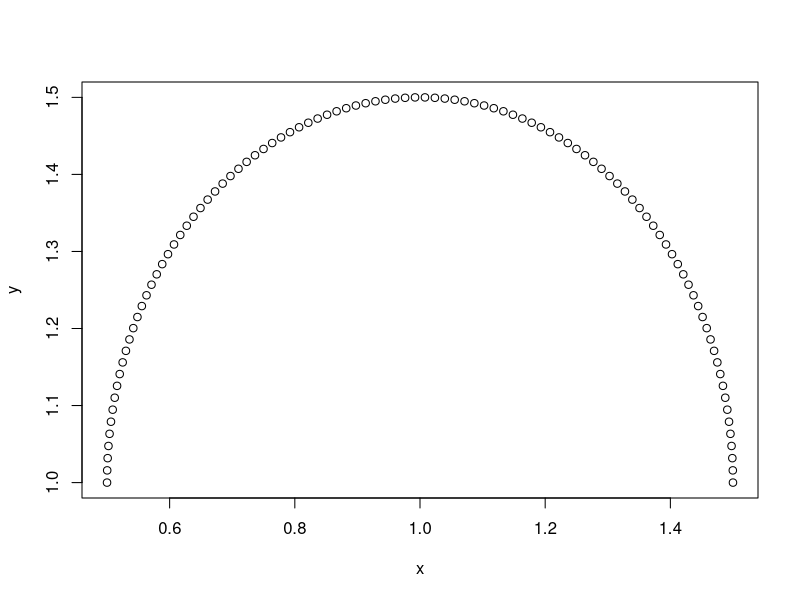

This figure's R source:
# === Bibliothèques nécessaires ===
library(data.table)
library(readxl)
library(dplyr)
library(stringr)

# === Section 1 : Définition du type de clavier ===

#' Définir le type de clavier (MD et MG)
#'
#' @param rangsMD Type de clavier pour la main droite. Options disponibles : "2 rangs", "2 rangs +2", "2 rangs et demi", "3 rangs".
#' @param basses Type de clavier pour la main gauche. Options disponibles : "8 basses", "12 basses", "18 basses".
#' @return Une liste contenant deux tables `main_droite` et `main_gauche`, qui décrivent les boutons du clavier.
#' @examples
#' typeClavier(rangsMD = "3 rangs", basses = "18 basses")
typeClavier <- function(rangsMD = c("2 rangs", "2 rangs +2", "2 rangs et demi", "3 rangs"), 
                        basses = c("8 basses", "12 basses", "18 basses")) {
  # Données des boutons pour différents claviers main droite (MD)
  # - 3 rangs MD
  MD3rangs <- data.table(
    name = c(paste0(1:12), paste0(1:11, "'"), paste0(1:10, "''")),
    numero = c(1:12, 1:11, 1:10), 
    rang = c(rep(1, 12), rep(2, 11), rep(3, 10))
  )
  
  # - 2 rangs MD
  MD2rangs <- data.table(
    name = c(paste0(1:11), paste0(1:10, "'")),
    numero = c(1:11, 1:10), 
    rang = c(rep(2, 11), rep(3, 10))
  )
  
  # Données des boutons pour différents claviers main gauche (MG)
  # - 18 basses MG
  MG18 <- data.table(
    name = c(rep(NA, 18)),
    numero = c(rep(1:6, 3)), 
    rang = c(rep(1, 6), rep(2, 6), rep(3, 6))
  )
  
  # - 12 basses MG
  MG12 <- data.table(
    name = c(rep(NA, 12)),
    numero = c(rep(1:6, 2)), 
    rang = c(rep(1, 6), rep(2, 6))
  )
  
  # - 8 basses MG
  MG8 <- data.table(
    name = c(rep(NA, 8)),
    numero = c(rep(1:4, 2)), 
    rang = c(rep(1, 4), rep(2, 4))
  )
  
  # Sélection des données en fonction des paramètres fournis
  if (rangsMD == "3 rangs") {MD <- MD3rangs}
  if (rangsMD == "2 rangs") {MD <- MD2rangs}
  if (basses == "18 basses") {MG <- MG18}
  if (basses == "12 basses") {MG <- MG12}
  if (basses == "8 basses") {MG <- MG8}
  
  # Retourne la configuration main droite et main gauche
  return(list(main_droite = MD, main_gauche = MG))
}

# Exemple d'utilisation
clavier <- typeClavier(rangsMD = "3 rangs", basses = "18 basses")

# === Section 2 : Chargement des données des claviers ===
claviersMD <- read_excel("clavier_notes.xlsx", sheet = "claviersMD")
claviersMG <- read_excel("clavier_notes.xlsx", sheet = "claviersMG")

# === Section 3 : Définition du plan des notes ===

#' Générer le plan des notes sur le clavier
#'
#' @param MD Type de disposition pour la main droite. Exemples : "Sol/Do", "Sol/Do/Heim", "Sol/Do/JPL".
#' @param MG Type de disposition pour la main gauche. Exemples : "Classique", "chelou".
#' @param clavier Un objet généré par `typeClavier`, décrivant la configuration main droite et gauche.
#' @return Une liste contenant deux tables : `main_droite` et `main_gauche`, avec les dispositions des notes.
#' @examples
#' planClavier(MD = "Sol/Do/JPL", MG = "Classique", clavier = typeClavier("3 rangs", "18 basses"))
#' 
planClavier <- function(MD = c("Sol/Do", "Sol/Do/Heim", "Sol/Do/JPL"),
                        MG = c("Classique", "chelou"), 
                        clavier = typeClavier(rangsMD = "3 rangs", basses = "18 basses")) {
  # Filtrer les données pour la main droite (MD)
  clavMD <- claviersMD %>% 
    filter(plan == MD) %>%
    semi_join(clavier$main_droite, by = c("numero", "rang"))
  
  # Filtrer les données pour la main gauche (MG)
  clavMG <- claviersMG %>% 
    filter(str_detect(Disposition, MG)) %>%
    semi_join(clavier$main_gauche, by = c("numero", "rang"))
  
  # Retourne les dispositions pour main droite et gauche
  return(list(main_droite = clavMD, main_gauche = clavMG))
}

# Exemple d'utilisation
plan <- planClavier(MD = "Sol/Do/JPL", MG = "Classique")
# plan$main_gauche <- plan$main_gauche %>%
#   mutate(accords_avectierces = case_when(
#     type == "a" ~ paste0(buildChord(note, tierce), collapse = ";")
#   ))

# === Section 4 : Calcul des coordonnées des boutons ===

#' Calculer les coordonnées des boutons du clavier
#'
#' @param clavier Un objet généré par `typeClavier`, décrivant la configuration main droite et gauche.
#' @param plan Un objet généré par `planClavier`, décrivant les dispositions des notes.
#' @return Une liste contenant les coordonnées des boutons pour `main_droite` et `main_gauche`.
#' @examples
#' calc_coord(clavier = typeClavier("3 rangs", "18 basses"), plan = planClavier("Sol/Do/JPL", "Classique"))
calc_coord <- function(clavier, plan) {
  # Ajouter les coordonnées pour la main droite
  clavier$main_droite <- clavier$main_droite %>%
    mutate(
      coordx = rang, 
      coordy = case_when(
        rang == 1 ~ -(numero * 1.5), 
        rang == 2 ~ -(numero * 1.5 + 0.75), 
        rang == 3 ~ -(numero * 1.5 + 1.5)
      )
    )
  m <- min(clavier$main_droite$coordy)
  M <- max(clavier$main_droite$coordy)
  # Ajouter les coordonnées pour la main gauche
  clavier$main_gauche <- clavier$main_gauche %>%
    mutate(coordx = -rang*1.2 + 10) %>%
    mutate(coordy = -numero*1.2 + (m  + (M - m)) - max(numero +1)*1.2/2)
  
  # Mettre à jour les coordonnées dans le plan pour la main droite
  plan$main_droite <- left_join(
    plan$main_droite,
    clavier$main_droite,
    by = c("numero", "rang")
  ) 
  #%>%    mutate(coordy = if_else(soufflet == "P", coordy + 0.5, coordy - 0.5))
  
  # Mettre à jour les coordonnées dans le plan pour la main gauche
  plan$main_gauche <- left_join(
    plan$main_gauche,
    clavier$main_gauche,
    by = c("numero", "rang")
  ) 
  #%>% mutate(coordy = if_else(soufflet == "P", coordy + 0.5, coordy - 0.5))
  
  # Retourner les coordonnées mises à jour
  return(list(clavier = clavier, plan = plan))
}



## Section 5 : construction des demi-cercles ###################################

# Initialisation des paramètres du clavier
clavier <- typeClavier(rangsMD = "3 rangs", basses = "18 basses")
plan <- planClavier(MD = "Sol/Do/Heim", MG = "Classique", clavier = clavier)
clav <- calc_coord(clavier, plan)


### Fonction outil ####
N <- 100
generate_half_circle <- function(x, y, r, direction = "top", n_points = N) {
  theta <- seq(0, pi, length.out = n_points) # Demi-cercle supérieur (par défaut)
  if (direction == "bottom") {
    theta <- seq(pi, 2 * pi, length.out = n_points) # Demi-cercle inférieur
  }
  
  data.frame(
    x = x + r * cos(theta),  # Coordonnées X
    y = y + r * sin(theta)   # Coordonnées Y
  )
}

# Test visuel de la fonction pour générer un demi-cercle
plot(generate_half_circle(1, 1, 0.5))
##

build_halfcircles <- function(dataTemp = clav$plan$main_droite){
  # Nombre de points pour dessiner les demi-cercles
  N <- 100
  # Initialisation pour chaque main
  # Création des demi-cercles pour les notes de la main droite
  dataTemp <-  dataTemp %>%
    mutate(type2 = if_else(soufflet == "P", "top", "bottom")) # Type de demi-cercle (Poussé/Tiré)
  dataTemp$i <- 1:nrow(dataTemp)
  temp <- lapply(1:nrow(dataTemp), function(i) {
    demi <- generate_half_circle(
      x = dataTemp$coordx[i], 
      y = dataTemp$coordy[i], 
      r = 0.5,              # Rayon du demi-cercle
      direction = dataTemp$type2[i]
    )
    demi$i <- i
    demi <- left_join(demi, dataTemp, by = "i")
  })
  temp <- bind_rows(temp)
  return(temp)
}

clav$halfcircles$main_droite <- build_halfcircles(clav$plan$main_droite)
clav$halfcircles$main_gauche <- build_halfcircles(clav$plan$main_gauche)
